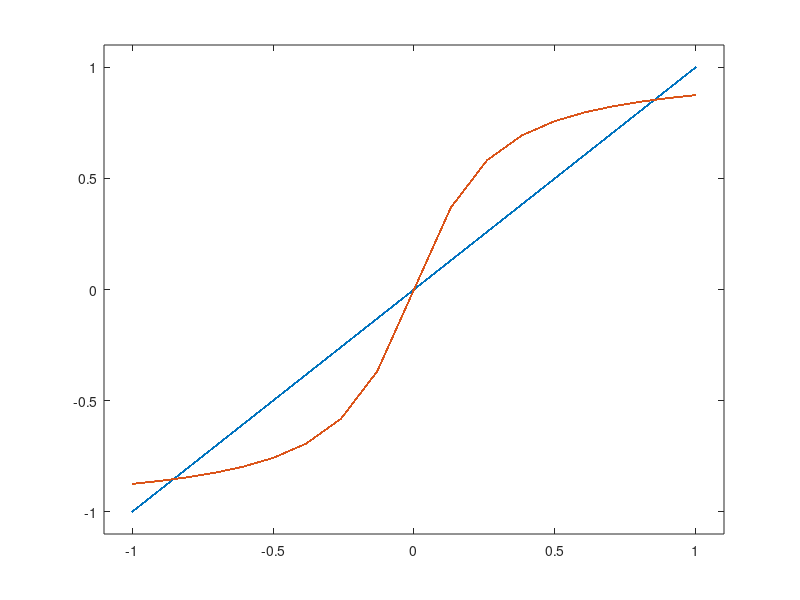

This chart was generated by the following MATLAB code: (Note: this script raises an error after producing the figure.)
% SoftClipping.m

clc; clear; close all; 

Fs = 48000; 
Ts = 1/Fs; 
t = [0:Ts:1].'; 
f = 1000; 
x = sin(2*pi*f*t);

% [x,Fs] = audioread('AcGtr.wav'); 

N = length(x); 
y = zeros(N,1);

% %Cubic distortion/clipping
% for n = 1:N 
% 
%     y(n,1) = x(n,1) - (1/3)*(x(n,1))^3;
% 
% end 

%Arctan Distortion 
alpha = 5; %between 1 and 10
for n = 1:N 

    y(n,1) = (2/pi) * atan(alpha * x(n,1)); 

end 

%Waveform Plot
plot(t,x,t,y); 
legend('Input','Output'); 

%Characteristic Curve
plot(x,x,x,y); axis([-1.1 1.1 -1.1 1.1]);  

%Total Harmonic Distortion 
thd(y,Fs); 
